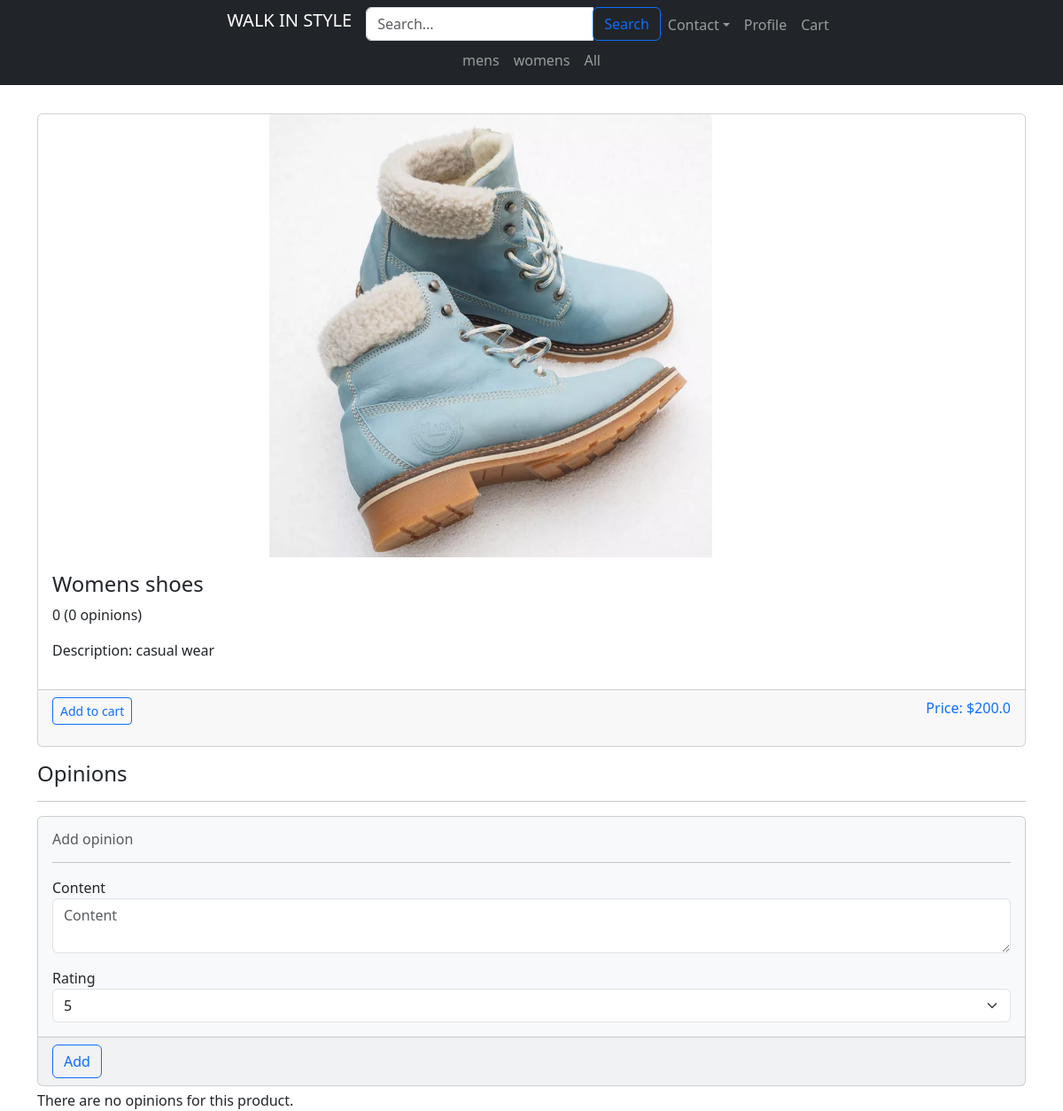
The app's page /product/11/ with its own data.
### products/models.py (models this page shows, shortened)
class Category(models.Model):
    name = models.CharField(max_length=255, blank=False, null=False)
    class Meta:
        verbose_name_plural = "Categories"

class Product(models.Model):
    category = models.ForeignKey("products.Category", on_delete=models.CASCADE, related_name='product_category', blank=False, null=False)
    name = models.CharField(max_length=255, blank=False, null=False)
    image = models.ImageField(upload_to=get_image_filepath, default=get_default_image, storage=OverriteFile(), blank=False, null=False)
    description = models.CharField(max_length=1024, blank=True, null=True)
    price = models.FloatField(max_length=64, blank=False, null=False)
    is_recommended = models.BooleanField(default=True)
    created_date_time = models.DateTimeField(default=timezone.now, blank=False, null=False)
    is_visible = models.BooleanField(default=True)

### products/views.py (the view)
# urls.py: path('product/<int:pk>/', views.product, name='product'),
def product(request, pk):
    product = Product.objects.get(pk=pk)
    opinions = Opinion.objects.filter(product=pk).order_by('-created_date_time')
    opinions_query = Opinion.objects.filter(product=pk).aggregate(Sum('rating'), Count('id'), Avg('rating'))
    opinions_rating = opinions_query['rating__sum']
    opinions_count = opinions_query['id__count']
    opinions_average_rating = opinions_query['rating__avg'] if opinions_count is not None and opinions_rating is not None else 0
    user_opinion = None
    if request.user.is_authenticated:
        try:
            user_opinion = Opinion.objects.get(user=request.user, product=pk)
        except Opinion.DoesNotExist:
            pass
    context = {
        'product': product,
        'opinions': opinions,
        'opinions_count': opinions_count,
        'opinions_rating': opinions_rating,
        'opinions_average_rating': opinions_average_rating,
        'user_opinion': user_opinion}
    return render(request, 'product.html', context=context)

### products/context_processors.py (called while the page is built)
def categories(request):
    return {'categories': Category.objects.all()}

### products/templates/product.html (shortened to what this page needs)
{% extends 'base.html' %}
{% block content %}
<div class="container pt-3 min-vh-100">
    <div class="card my-3">
        <div class="col-xs-9 col-sm-11 d-flex justify-content-center">
            <img class="card-img-top" src="{{ product.image.url }}" alt="image" style="max-height: 500px; max-width: 500px;">
        </div>
        <div class="card-body">
            <h4 class="card-title">{{ product.name }}</h4>
            <p class="text-metud">{{ opinions_average_rating }} ({{ opinions_count }} opinions)</p>
            {% if product.description %}
            <p>Description: {{ product.description }}</p>
            {% endif %}
        </div>
        <div class="card-footer d-flex justify-content-between">
            <p><a class="btn btn-sm btn-outline-primary" href="{% url 'cart_action' product.pk %}?action=add">Add to cart</a></p>
            <p class="text-primary">Price: ${{ product.price }}</p>
        </div>
    </div>
    <h4>Opinions</h4>
    <hr class="hr" />
    {% if not user_opinion %}
    <form class="card my-1 bg-light" method="POST" action="{% url 'opinion' product.pk %}?action=add" enctype="multipart/form-data">
        <div class="card-body">
            <h6 class="text-muted">Add opinion</h6>
            <hr class="hr" />
            <div class="mb-3">
                <label for="content">Content</label>
                <textarea class="form-control" id="content" name="content" placeholder="Content"></textarea>
              </div>
              <label for="rating">Rating</label>
              <select name="rating" class="form-select" id="rating" name="rating">
                  <option value="5" selected>5</option>
              </select>
        </div>
        <div class="card-footer d-flex justify-content-between">
            <button class="btn btn-outline-primary">Add</button>
        </div>
    </form>
     {% endif %}
    {% for item in opinions %}
    <div class="card my-1 bg-light">
        <div class="card-body">
            <div class="d-flex justify-content-between">
                <p class="text-muted">Rating: {{ item.rating }}</p>
                {% if user_opinion.pk == item.pk %}
                <form method="POST" action="{% url 'opinion' product.pk %}?action=remove" enctype="multipart/form-data">
                    {% csrf_token %}
                    <button class="btn btn-outline-danger">Remove</button>
                </form>
                {% endif %}
            </div>
            {% if item.content %}
            <p class="text-muted">Content: {{ item.content }}</p>
            {% endif %}
        </div>
        <div class="card-footer d-flex justify-content-between">
            <p class="text-muted"> {{ item.user.username }}</p>
            <p class="text-muted">{{ item.created_date_time }}</p>
        </div>
    </div>
    {% empty %}
    <span>There are no opinions for this product.</span>
    {% endfor %}
</div>
{% endblock %}

### products/templates/base.html (shortened to what this page needs)
<!DOCTYPE html>
<html lang="en">
<head>
    <link href="https://cdn.jsdelivr.net/npm/bootstrap@5.3.1/dist/css/bootstrap.min.css" rel="stylesheet"
>
</head>
<body>
    <nav class="navbar navbar-expand navbar-dark bg-dark">
        <div class="container flex-column">
            <div class="col-12 d-flex justify-content-center align-items-center">
                <ul class="navbar-nav">
                    <li class="nav-item">
                        <a class="navbar-brand" href="{% url 'home' %}">WALK IN STYLE</a>
                    </li>
                    <li>
                        <form method="POST" action="{% url 'search' %}" enctype="multipart/form-data">
                            <div class="input-group">
                                <input name="searched" type="text" class="form-control" placeholder="Search...">
                                <span class="input-group-append">
                                    <button class="btn btn-outline-primary">Search</button>
                                </span>
                            </div>
                        </form>
                    </li>
                    <li class="navbar-item">
                        <div class="dropdown">
                            <a class="btn dropdown-toggle nav-link" href="#" role="button" data-bs-toggle="dropdown" aria-expanded="false">Contact</a>
                          </div>
                    </li>
                    <li class="navbar-item">
                        <a class="nav-link" href="{% url 'profile' %}">Profile</a>
                    </li>
                    <li class="navbar-item">
                        <a class="nav-link" href="{% url 'cart' %}">Cart</a>
                    </li>
                </ul>
            </div>
            <ul class="navbar-nav">
                {% for item in categories|slice:":6" %}
                <li class="navbar-item">
                    <a class="nav-link" href="{% url 'category_products' item.pk %}">{{ item.name }}</a>
                </li>
                {% endfor %}
                <li class="navbar-item">
                    <a class="nav-link" href="{% url 'categories_all' %}">All</a>
                </li>
            </ul>
        </div>
    </nav>
    {% block content %}
    {% endblock %}
</body>
</html>

### records on screen
Category: name "mens"
Category: name "womens"
Product: image (picture), name "Womens shoes", description "casual wear", price "200.0"

### other values on screen
{{ opinions_average_rating }} "0"
{{ opinions_count }} "0"
